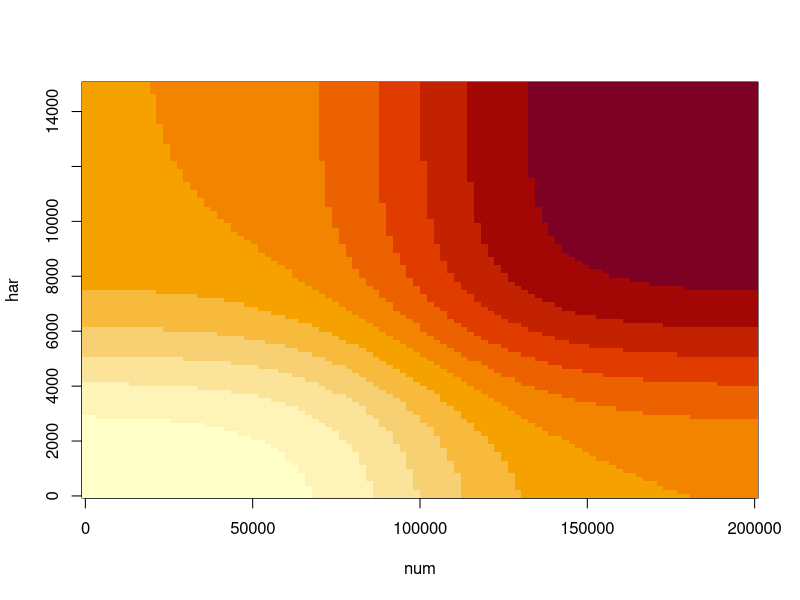
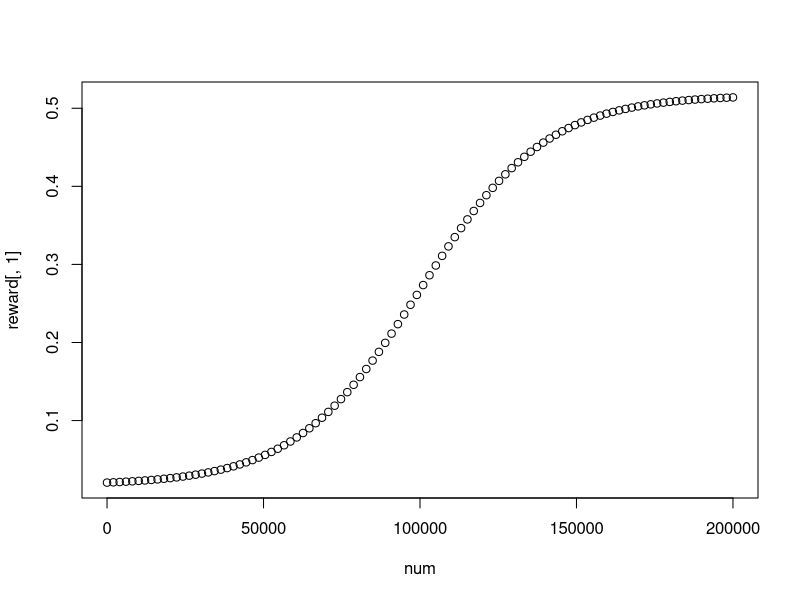
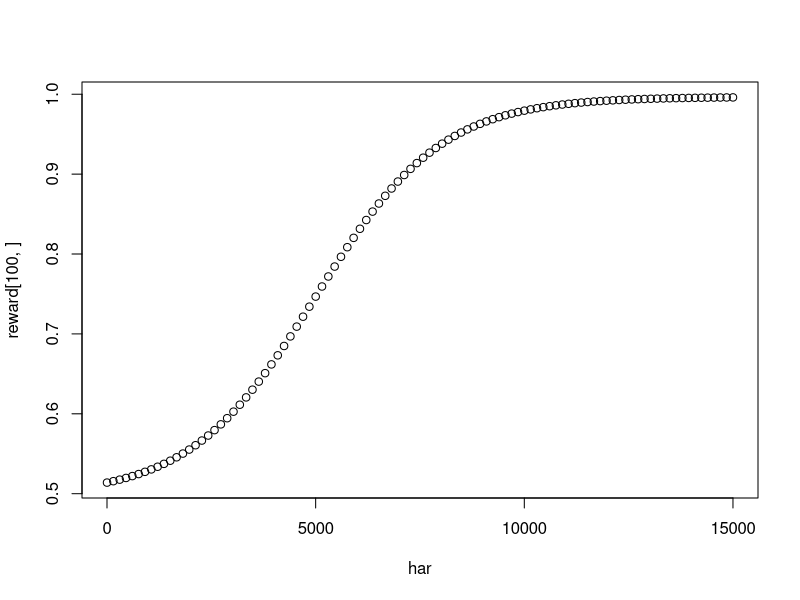
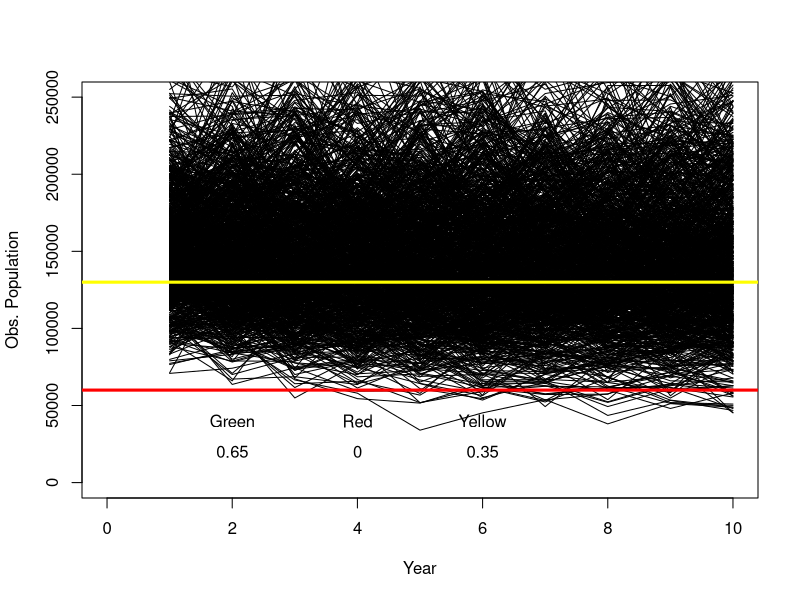
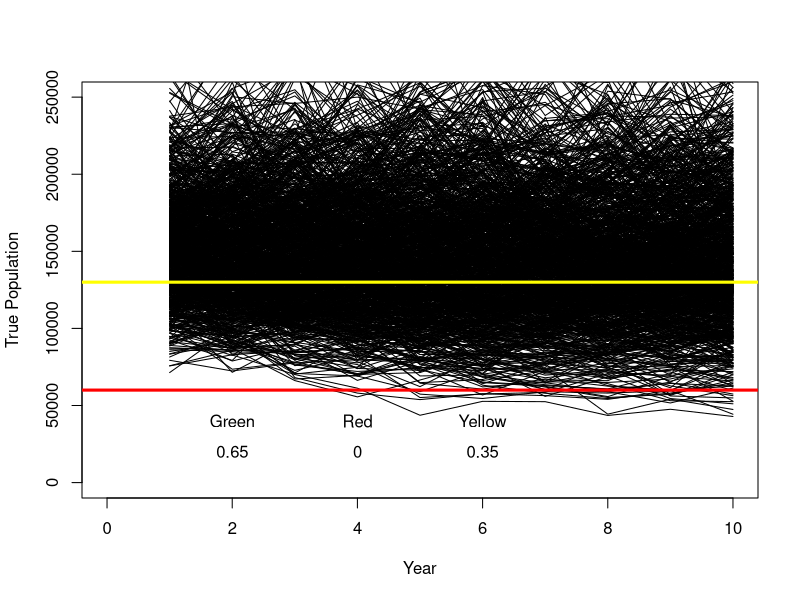

The R source for these figures, in order:
## ---- chunk 1
## Define important functions

HarvestPolicy <- function(n, plist = list()){
  hpol <- ifelse(n < plist[[1]], "Red", ifelse(n < plist[[2]],"Yellow","Green"))
  return(hpol)
}

ilogit <- function(x){exp(x)/(1+exp(x))}

utility <- function(n=NA, h=NA, par=list(npar=c(1,1), hpar=c(1,1))){
  #util.n <- 1 - exp(-par$npar[1]*n)
  util.n <- plogis(q=n, par$npar[1], par$npar[2])
  #util.h <- 1 - exp(-par$hpar[1]*h)
  util.h <- plogis(q=h, par$hpar[1], par$hpar[2])
  util <- (util.n + util.h)/2
  return(util)
}
## ---- chunk 2
num=seq(1,2e5, length=100)
har=seq(1,1.5e4,length=100)
reward=matrix(NA, length(num), length(har))
for(i in 1:length(har)){
  reward[,i] = utility(n=num, h=har[i], par=list(npar=c(10e4, 2e4), hpar=c(5e3, 1.5e3)))
}
image(reward, x=num, y=har)

plot(num, reward[,1])

plot(har, reward[100,])
## ---- chunk 3

Reps <- 1000
T <- 10
N0 <- rnorm(Reps, 155000, 25000)
Rmax <- rlnorm(Reps, log(0.15), 0.1)
CC <- runif(Reps, 155000, 250000)
Theta <- 4*rbeta(Reps, 1, 1) + 1
sigma.proc <- rnorm(Reps, 0.143, 0.02)  ##~ from Stehn and Fleischman
cv.obs <- 0.1

t.min <- 50000
t.max <- 200000
t.delta <- 10000

Har = list(Red = rlnorm(Reps, log(3000), 0.1), 
              Yellow = rlnorm(Reps, log(7000), 0.1), 
              Green = rlnorm(Reps, log(15000), 0.2))
## Question:  Is harvest modelled correctly?  for each policy should be a grand mean as above and then a year effect with smaller variance?
thresholds = seq(t.min, t.max, by=t.delta)
e.util = matrix(NA, nrow=length(thresholds), ncol=length(thresholds))

for(ii in 1:length(thresholds)){for(jj in ii:length(thresholds)){
  
#define harvest thresholds
H.pol = list(Red = thresholds[ii], Yellow = thresholds[jj])

Results = list(N=array(NA, dim=c(Reps,T)), 
               N.obs = array(NA, dim=c(Reps,T)), 
               HarPol = array(NA, dim=c(Reps,T)),
               Har = array(NA, dim=c(Reps,T)),
               Utility = array(NA, dim=c(Reps,T))
               )

for(i in 1:Reps){
  N <- N.obs<- numeric()
  N[1] <- rnorm(1, N0[i], cv.obs*N0[i])
  N.obs[1] <- rnorm(1,N[1], cv.obs*N[1])
  for(t in 2:(T+1)){
    HarPol <- HarvestPolicy(n = N.obs[t-1], plist=H.pol)
    Results$HarPol[i,t-1] <- HarPol
    Results$Har[i,t-1] <- Har[[HarPol]][i]  #Should this decline to 0 as N declines to 0?  Yes.  
    E.N.pre <- N[t-1]*exp(Rmax[i]*(1 - (N[t-1]/CC[i])^Theta[i]))
    N.pre <- ifelse(E.N.pre <= 0,0,rlnorm(1,log(E.N.pre), sigma.proc[i]))
    N[t] <- ifelse(N.pre - Har[[HarPol]][i] <= 0,0,N.pre - Har[[HarPol]][i])
    N.obs[t] <- ifelse(N[t]<=0,0,rnorm(1,N[t], cv.obs*N[t]))
  }
  Results$N[i,] <- N[-1]
  Results$N.obs[i,] <- N.obs[-1]
  Results$Utility[i,] <- utility(n = Results$N[i,], h = Results$Har[i,],
                                 par=list(npar=c(10e4, 2e4), hpar=c(5e3, 1.5e3)))
}
e.util[ii,jj] <- mean(apply(Results$Utility,1,sum))
}}

smart.spot = which(e.util==max(e.util, na.rm=TRUE), arr.ind = TRUE)
harvest.rule=list(Red=thresholds[smart.spot[1]], Yellow=thresholds[smart.spot[2]])
harvest.rule
## ---- chunk 4
#Simulate dynamics at smart threshold
H.pol = harvest.rule

Results = list(N=array(NA, dim=c(Reps,T)), 
               N.obs = array(NA, dim=c(Reps,T)), 
               HarPol = array(NA, dim=c(Reps,T)),
               Har = array(NA, dim=c(Reps,T)),
               Utility = array(NA, dim=c(Reps,T))
               )
for(i in 1:Reps){
  N <- N.obs<- numeric()
  N[1] <- rnorm(1, N0[i], cv.obs*N0[i])
  N.obs[1] <- rnorm(1,N[1], cv.obs*N[1])
  for(t in 2:(T+1)){
    HarPol <- HarvestPolicy(n = N.obs[t-1], plist=H.pol)
    Results$HarPol[i,t-1] <- HarPol
    Results$Har[i,t-1] <- Har[[HarPol]][i]
    E.N.pre <- N[t-1]*exp(Rmax[i]*(1 - (N[t-1]/CC[i])^Theta[i]))
    N.pre <- ifelse(E.N.pre <= 0,0,rlnorm(1,log(E.N.pre), sigma.proc[i]))
    N[t] <- ifelse(N.pre - Har[[HarPol]][i] <= 0,0,N.pre - Har[[HarPol]][i])
    N.obs[t] <- ifelse(N[t]<=0,0,rnorm(1,N[t], cv.obs*N[t]))
  }
  Results$N[i,] <- N[-1]
  Results$N.obs[i,] <- N.obs[-1]
  Results$Utility[i,] <- utility(n = Results$N[i,], h = Results$Har[i,], par=list(npar=c(7.5e4, 1e4), hpar=1.5e-4))
}


p.regs <- as.matrix(table(Results$HarPol)/(T*Reps))
regs <- matrix(0, 3, 1)
row.names(regs) <- c("Red","Yellow","Green")

#library(scales)
plot(1,1, type="n",xlim=c(0, T), ylim=c(0, max(CC)), xlab="Year", ylab="Obs. Population")
for(i in 1:1000){
  lines(1:T, Results$N.obs[i,], col=1)
}
abline(h=H.pol, col=c("Red", "Yellow"), lwd=3)
text(x=2*(1:dim(p.regs)[1]), y=4e4, labels=row.names(p.regs))
text(x=2*(1:dim(p.regs)[1]), y=2e4, labels=round(p.regs,2))

plot(1,1, type="n",xlim=c(0, T), ylim=c(0, max(CC)), xlab="Year", ylab="True Population")
for(i in 1:1000){
  lines(1:T, Results$N[i,], col=1)
}
abline(h=H.pol, col=c("Red", "Yellow"), lwd=3)
text(x=2*(1:dim(p.regs)[1]), y=4e4, labels=row.names(p.regs))
text(x=2*(1:dim(p.regs)[1]), y=2e4, labels=round(p.regs,2))
